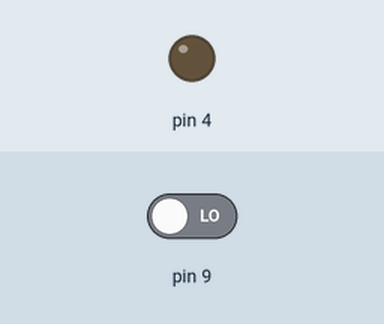
The sketch below on a simulated Arduino Uno, built with avr-gcc and run on an emulated ATmega328P. Parts: output pins drawn as LEDs (lit = HIGH). Inputs (shaded band) come from the test bench; at power-on: pin 9 LOW.

Above: at 1.2 s.
1.3 s: pin 9 driven HIGH
At 2.2 s:
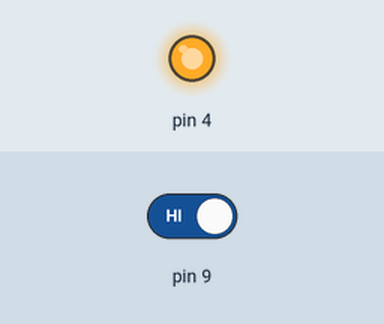
2.8 s: pin 9 driven LOW
At 3.4 s:
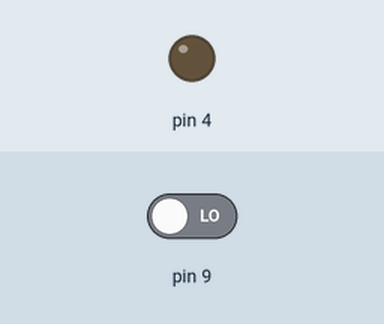
Timing chart, 0 to 5.8 s (numbered marks = the images above; inputs shaded):
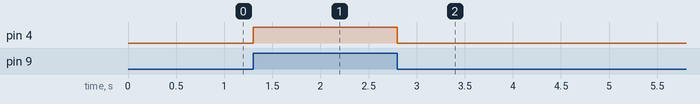

The sketch:

14.ino
```cpp
void setup()
{
pinMode(4,OUTPUT);
pinMode(9,INPUT);
digitalWrite(4,HIGH);
}

void loop()
{
if(digitalRead(9)== 1)
digitalWrite(4,HIGH);
else
digitalWrite(4,LOW);
}
```

Measured:
- after the input at 1.3 s, pin 4: LOW → HIGH at once
- after the input at 2.8 s, pin 4: HIGH → LOW at once
